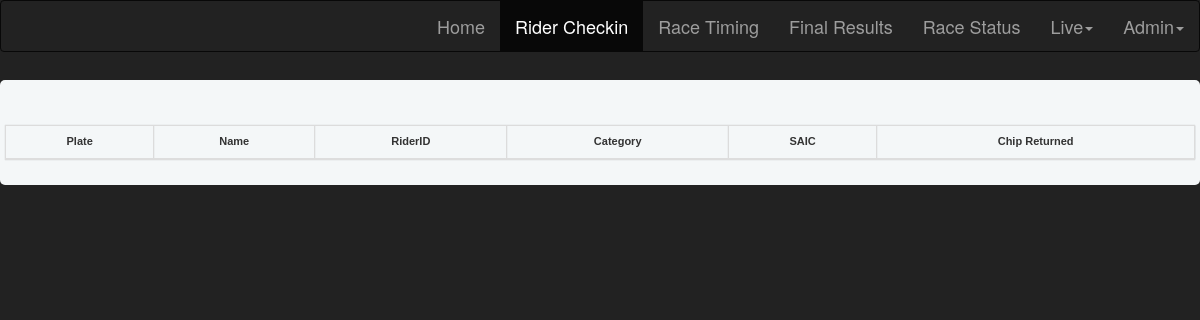
Page /rider_missing_saic.php on the earlier database version.
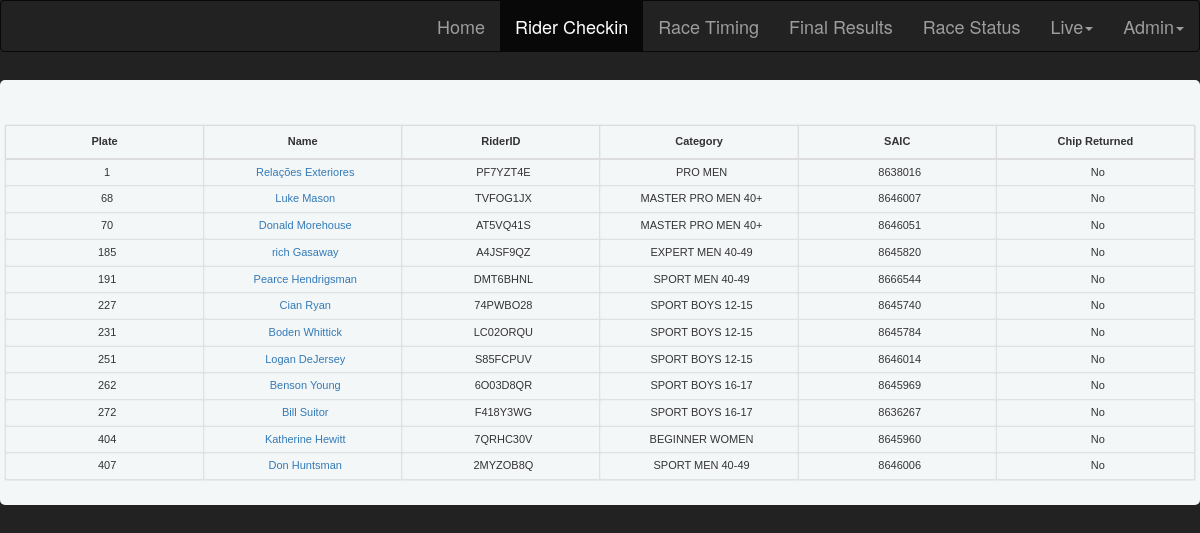
Same page on the later database version.
### tables this page shows
CREATE TABLE `siacriderid` (
  `id` int(32) unsigned NOT NULL AUTO_INCREMENT,
  `sicard_id` int(10) DEFAULT NULL,
  `riderid` char(8) NOT NULL,
  `name` varchar(128) DEFAULT NULL,
  `raceid` int(32) DEFAULT NULL,
  `saic_returned` enum('Yes','No') DEFAULT NULL,
  PRIMARY KEY (`id`),
  UNIQUE KEY `riderid` (`riderid`),
  UNIQUE KEY `sicard_id` (`sicard_id`)
);

CREATE TABLE `riders` (
  `id` int(32) unsigned NOT NULL AUTO_INCREMENT,
  `name` varchar(128) DEFAULT NULL,
  `riderid` char(8) NOT NULL DEFAULT '',
  `raceid` int(32) DEFAULT NULL,
  `plate` int(10) DEFAULT NULL,
  `category` varchar(32) DEFAULT NULL,
  `sicard_id` int(10) DEFAULT NULL,
  `battery_check` enum('Yes','No') DEFAULT NULL,
  `saic_returned` enum('Yes','No') DEFAULT NULL,
  `intense` varchar(3) DEFAULT NULL,
  `phone` varchar(32) DEFAULT NULL,
  `emcontact` varchar(128) DEFAULT NULL,
  `emphone` varchar(32) DEFAULT NULL,
  PRIMARY KEY (`id`),
  UNIQUE KEY `riderid` (`riderid`),
  UNIQUE KEY `sicard_id` (`sicard_id`)
);

### rider_missing_saic.php (the view, shortened to what this page needs)
<?php
$page="checkin";
$query = "SELECT a.name, a.plate, a.riderid, a.category, b.sicard_id, b.saic_returned FROM riders a, siacriderid b WHERE a.riderid=b.riderid AND b.saic_returned = 'No' ORDER BY a.plate";
$rider=mysql_query($query);
?>
<!DOCTYPE html PUBLIC "-//W3C//DTD XHTML 1.0 Transitional//EN" "http://www.w3.org/TR/xhtml1/DTD/xhtml1-transitional.dtd">
<html xmlns="http://www.w3.org/1999/xhtml">
<head>
	<link rel="stylesheet" href="libraries/bootstrap/3.3.6/css/bootstrap.min.css">
	<link rel="stylesheet" href="raceresults.css" type="text/css" />
</head>
<body>
	<?php include 'menu.php'; ?>
	<div id="results">
		<form method="post" action=" <?php echo $_SERVER['PHP_SELF']; ?>" >
			<center>
			<table id="datatable" class="order-table table">
				<thead>
					<tr><th><center>Plate</th>
						<th><center>Name</th>
						<th><center>RiderID</th>
						<th><center>Category</th>
						<th><center>SAIC</th>
						<th><center>Chip Returned</th>
					</tr>
				</thead>
				<?php
				while ( $row = mysql_fetch_array($rider) )
				{
					echo '<tr>';
					echo '<td>'.$row['plate'].'</td>';
					echo '<td><a href="rider_update.php?riderid='.$row['riderid'].'">'.$row['name'].'</a></td>';
					echo '<td>'.$row['riderid'].'</td>';
					echo '<td>'.$row['category'].'</td>';
					echo '<td>'.$row['sicard_id'].'</td>';
					echo '<td>'.$row['saic_returned'].'</td>';
					echo '</tr>';
				}
				?>
			</table>
		</form>
	</div>
</body>
</html>

### menu.php (shortened to what this page needs)
<nav id="menu" class="navbar navbar-inverse">
	<div class="container-fluid">
	    <ul  class="nav navbar-nav navbar-right">
	    	<li <?php if($page == "home"){echo 'class="active"';} ?> ><a href="index.php">Home</a></li>
	    	<li <?php if($page == "checkin"){echo 'class="active"';} ?> ><a href="rider_checkin.php">Rider Checkin</a></li>
	    	<li <?php if($page == "livetiming"){echo 'class="active"';} ?> ><a href="livetimingreview.php">Race Timing</a></li>
	    	<li <?php if($page == "finalresults"){echo 'class="active"';} ?> ><a href="finalresults.php">Final Results</a></li>
	    	<li <?php if($page == "racestatus"){echo 'class="active"';} ?> ><a href="racestatus.php">Race Status</a></li>
	    	<li class="dropdown">
        			<a class="dropdown-toggle" data-toggle="dropdown" href="#">Live<span class="caret"></span></a>
      			</li>
	    	<li <?php if( ($page == "admin") OR ($page=="loadregfile") ) {echo 'class="active"';} ?> class="dropdown">
        			<a class="dropdown-toggle" data-toggle="dropdown" href="#">Admin<span class="caret"></span></a>
      			</li>
    	</ul>
	</div>
</nav>

### raceresults.css (style rules this page uses)
* { margin:0; padding:0; }
body { min-width: 900px; background-size: 100%; background-position: 0px 50px; background-attachment: fixed; background-repeat: no-repeat; background-color: #222; background-size: cover; }
#menu { position: fixed; right: 0; top: 0; width:100%; font-size:18px; }
#results form { min-width: 1080px; margin: 80px auto; padding: 5px 5px 5px 5px; background: #f4f7f8; border-radius: 5px; }
#results table, th, td { border:solid #dcdcdc 1px; border-collapse: collapse; padding:5px; box-shadow: 0px 0px 1px rgba(0,0,0,0.2); font-family:Verdana, Geneva, sans-serif; font-size:11px; text-align: center; }
#results td { width:160px; padding:5px; white-space: nowrap; text-align: center; border:solid #e1e1e1 1px; border-radius:3px; padding-left:10px; font-family:Verdana, Geneva, sans-serif; font-size:11px; }

Differences in the rows shown:
added siacriderid: riders.plate "1", riders.name "Relações Exteriores", riders.riderid "PF7YZT4E", riders.category "PRO MEN", sicard "8638016", saic_returned "No"
added siacriderid: riders.plate "68", riders.name "Luke Mason", riders.riderid "TVFOG1JX", riders.category "MASTER PRO MEN 40+", sicard "8646007", saic_returned "No"
added siacriderid: riders.plate "70", riders.name "Donald Morehouse", riders.riderid "AT5VQ41S", riders.category "MASTER PRO MEN 40+", sicard "8646051", saic_returned "No"
added siacriderid: riders.plate "185", riders.name "rich Gasaway", riders.riderid "A4JSF9QZ", riders.category "EXPERT MEN 40-49", sicard "8645820", saic_returned "No"
added siacriderid: riders.plate "191", riders.name "Pearce Hendrigsman", riders.riderid "DMT6BHNL", riders.category "SPORT MEN 40-49", sicard "8666544", saic_returned "No"
added siacriderid: riders.plate "227", riders.name "Cian Ryan", riders.riderid "74PWBO28", riders.category "SPORT BOYS 12-15", sicard "8645740", saic_returned "No"
added siacriderid: riders.plate "231", riders.name "Boden Whittick", riders.riderid "LC02ORQU", riders.category "SPORT BOYS 12-15", sicard "8645784", saic_returned "No"
added siacriderid: riders.plate "251", riders.name "Logan DeJersey", riders.riderid "S85FCPUV", riders.category "SPORT BOYS 12-15", sicard "8646014", saic_returned "No"
added siacriderid: riders.plate "262", riders.name "Benson Young", riders.riderid "6O03D8QR", riders.category "SPORT BOYS 16-17", sicard "8645969", saic_returned "No"
added siacriderid: riders.plate "272", riders.name "Bill Suitor", riders.riderid "F418Y3WG", riders.category "SPORT BOYS 16-17", sicard "8636267", saic_returned "No"
added siacriderid: riders.plate "404", riders.name "Katherine Hewitt", riders.riderid "7QRHC30V", riders.category "BEGINNER WOMEN", sicard "8645960", saic_returned "No"
added siacriderid: riders.plate "407", riders.name "Don Huntsman", riders.riderid "2MYZOB8Q", riders.category "SPORT MEN 40-49", sicard "8646006", saic_returned "No"
